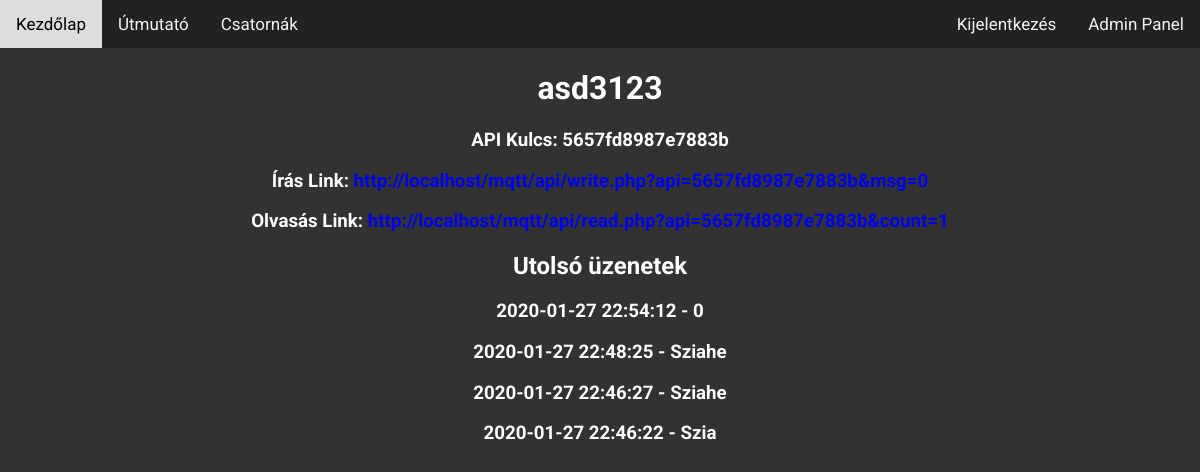
The page /mqtt/channel.php?id=18 (signed in) on the database its author committed.
### tables this page shows
CREATE TABLE `channels` (
  `id` int(11) NOT NULL,
  `name` varchar(30) NOT NULL,
  `owner` int(11) NOT NULL,
  `API_KEY` varchar(255) NOT NULL,
  `active` int(1) NOT NULL DEFAULT 1
);

CREATE TABLE `channelmsg` (
  `id` int(11) NOT NULL,
  `channel_id` int(11) NOT NULL,
  `msg` varchar(30) NOT NULL,
  `time` datetime NOT NULL DEFAULT current_timestamp()
);

### mqtt/common_funcs.php (called while the page is built, shortened)
<?php
$prefix = "/mqtt/";
require_once "classes/user_class.php";
function acquireSqlCon() {
    $ip = "localhost";
    $user = "mqtt";
    $pass = "gnyGvtp8ppR6ptFE";
    $db = "diymqtt";
    $mysqli = mysqli_connect($ip, $user, $pass, $db);
    $mysqli->set_charset("utf8mb4_bin");
    return $mysqli;
}
function simpleSTMT($sql, $types="", $bind=[]) {
    $mysqli = acquireSqlCon();
    $stmt = $mysqli->prepare($sql);
    if($types != "" && $bind != [])
    $stmt->bind_param($types, ...$bind);
    if(!$stmt->execute()) redirectToError();
    $result = $stmt->get_result();
    return $result;
}
function sessionCheck() {
if(isset($_SESSION["loggedin"]) && $_SESSION["loggedin"] = true && isset($_SESSION["username"])) {
    $r = simpleSTMT("SELECT id FROM user WHERE username = ? AND banned = 1", "s", [$_SESSION["username"]]);
    return true;
}
return false;
}
?>

### mqtt/classes/user_class.php (called while the page is built, shortened)
<?php
class User {
    public $username;
    function __construct($username) {
        $this->username = $username;
    }
    function exists() {
        $mysqli = acquireSqlCon();
        $stmt = $mysqli->prepare("SELECT id FROM user WHERE username = ?");
        $stmt->bind_param("s", $this->username);
        $stmt->execute();
        $stmt->store_result();
        if($stmt->num_rows > 0) {
            return true;
        }
        return false;
    }
    function isAdmin() {
        if(!$this->exists()) return false;
        if($this->param("admin") > 0) {
            return true;
        } else {
        return false;
    }
    }
    function param($parameter) {
        $username = $this->username;
        $mysqli = acquireSqlcon();
        $stmt = $mysqli->prepare("SELECT ".$parameter." FROM user WHERE username = ?");
        $stmt->bind_param("s", $username);
        $executed = $stmt->execute();
        if($executed) {
            while($results = $stmt->get_result()->fetch_assoc()) {
                return $results[$parameter];
            }
        }
        return "NFP(40)";
    }
}
?>

### mqtt/channel.php (the view, shortened to what this page needs)
<?php
require_once "navbar.php";
require_once "common_funcs.php";
$channel_id = $_GET["id"];
$pathtoapi = "http://".$_SERVER['SERVER_NAME'].$prefix."api/";
?>
<!DOCTYPE HTML>
<html>
<head>
</head>
<body>
<div style="text-align:center;">
<?php
$r = simpleSTMT("SELECT * FROM channels WHERE id = ?", "i", [$channel_id]);
while($arr = $r->fetch_array()) {
echo "
<h1>".$arr["name"]."</h1>
<h3>API Kulcs: ".$arr["API_KEY"]."</h3>
<h3>Írás Link: <a href='".$pathtoapi."write.php?api=".$arr["API_KEY"]."&msg=0'>".$pathtoapi."write.php?api=".$arr["API_KEY"]."&msg=0</a></h3>
<h3>Olvasás Link: <a href='".$pathtoapi."read.php?api=".$arr["API_KEY"]."&count=1'>".$pathtoapi."read.php?api=".$arr["API_KEY"]."&count=1</a></h3>
<h2>Utolsó üzenetek</h2>
";
$messages = simpleSTMT("SELECT * FROM channelmsg WHERE channel_id = ? ORDER BY time DESC", "i", [$channel_id]);
while($array = $messages->fetch_assoc()) {
    echo '<h3>' . $array["time"] . ' - ' . $array["msg"] . '</h3>';
}
}
?>
</div>
</body>
<html>

### mqtt/navbar.php (shortened to what this page needs)
<?php
require_once "common_funcs.php";
$onlyAll = Array(
    Array("index.php", "Kezdőlap"),
    Array("guide.php", "Útmutató")
);
$onlyLoggedIn = Array(
    Array("channels.php", "Csatornák"),
    Array("logout.php", "Kijelentkezés")
);
$onlyAdmin = Array(
    Array("admin.php", "Admin Panel")
);
?>
<!DOCTYPE HTML>
<html>
<head>
<link rel="stylesheet" href="style.css">
</head>
<body>
<div class="topnav">
<?php
foreach($onlyAll as $lArr) {
    $active = "";
    echo '<a href="'.$lArr[0].'" '.$active.'>'.$lArr[1].'</a>';
}
if(sessionCheck()) {
$user = new User($_SESSION["username"]);
if($user->isAdmin()) {
    foreach($onlyAdmin as $lArr) {
        $active = "";
        $float = 'style="float:right;"';
        echo '<a href="'.$lArr[0].'" '.$active.' '.$float.'>'.$lArr[1].'</a>';
    }
}
foreach($onlyLoggedIn as $lArr) {
    $active = "";
    $float = "";
    if($lArr[0] == "logout.php") $float = 'style="float:right;"';
    echo '<a href="'.$lArr[0].'" '.$active.' '.$float.'>'.$lArr[1].'</a>';
}
}
?>
</div>
</body>
</html>

### mqtt/style.css (style rules this page uses)
body { background-color:#323232; font-family: 'Roboto', sans-serif; margin:0px; overflow:hidden; }
.topnav { overflow: hidden; background-color: #222; }
.topnav a { float: left; color: #f2f2f2; text-align: center; padding: 14px 16px; text-decoration: none; font-size: 17px; }
h1,h2,h3,h4,h5,h6,p { color:white; }
::placeholder { color:white; }
a { text-decoration:none; }

### rows shown on the page
channels: name "asd3123", API_KEY "5657fd8987e7883b"
channelmsg: time "2020-01-27 22:54:12", msg "0"
channelmsg: time "2020-01-27 22:48:25", msg "Sziahe"
channelmsg: time "2020-01-27 22:46:27", msg "Sziahe"
channelmsg: time "2020-01-27 22:46:22", msg "Szia"

### other values the page prints
$lArr[1] "Kezdőlap"
$lArr[1] "Útmutató"
$lArr[1] "Admin Panel"
$lArr[1] "Csatornák"
$lArr[1] "Kijelentkezés"
